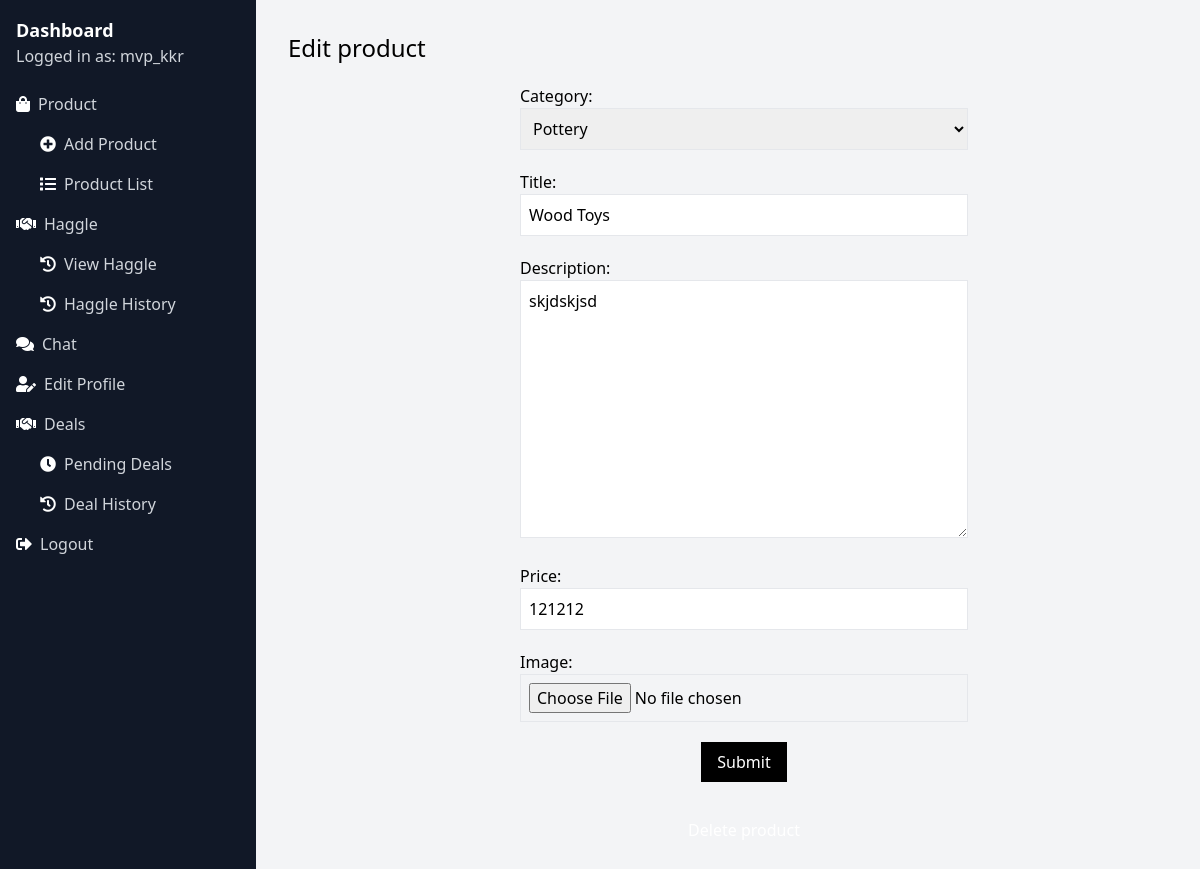
/vendor/my-store/edit-product/1/ (signed in), run on the app's committed database.
### core/models.py (models this page shows, shortened)
class Product(models.Model):
    DRAFT = 'draft'
    WAITING_APPROVAL = 'waitingapproval'
    ACTIVE = 'active'
    DELETED = 'deleted'
    STATUS_CHOICES = (
        (DRAFT, 'Draft'),
        (WAITING_APPROVAL, 'Waiting approval'),
        (ACTIVE, 'Active'),
        (DELETED, 'Deleted'),
    )
    user = models.ForeignKey(User, related_name='products', on_delete=models.CASCADE)
    category = models.ForeignKey(Category, related_name='products', on_delete=models.CASCADE)
    title = models.CharField(max_length=50)
    slug = models.SlugField(max_length=50)
    description = models.TextField(blank=True)
    price = models.IntegerField()
    image = models.ImageField(upload_to='uploads/product_images', blank=True, null=True)
    thumbnail = models.ImageField(upload_to='uploads/product_images/thumbnail', blank=True, null=True)
    created_at = models.DateTimeField(auto_now_add=True)
    updated_at = models.DateTimeField(auto_now=True)
    status = models.CharField(max_length=50, choices=STATUS_CHOICES, default=ACTIVE)
    class Meta:
        ordering = ('-created_at',)

class Category(models.Model):
    title = models.CharField(max_length=50)
    slug = models.SlugField(max_length=50)
    class Meta:
        verbose_name_plural = 'Categories'
    def __str__(self):
        return self.title

### userprofile/views.py (the view)
# urls.py: path('my-store/edit-product/<int:pk>/', views.edit_product, name='edit_product'),
@login_required
def edit_product(request, pk):
    product = Product.objects.filter(user=request.user).get(pk=pk)
    if request.method == 'POST':
        form = ProductForm(request.POST, request.FILES, instance=product)
        if form.is_valid():
            form.save()
            messages.success(request, 'The changes was saved!')
            return redirect('my_store')
    else:
        form = ProductForm(instance=product)
    return render(request, 'userprofile/product.html', {
        'title': 'Edit product',
        'product': product,
        'form': form
    })

### core/forms.py
class ProductForm(forms.ModelForm):
    class Meta:
        model = Product
        fields = ('category', 'title', 'description', 'price', 'image',)
        widgets = {
            'category': forms.Select(attrs={
                'class': 'w-full p-2 border border-gray-200'
            }),
            'title': forms.TextInput(attrs={
                'class': 'w-full p-2 border border-gray-200'
            }),
            'description': forms.Textarea(attrs={
                'class': 'w-full p-2 border border-gray-200'
            }),
            'price': forms.TextInput(attrs={
                'class': 'w-full p-2 border border-gray-200'
            }),
            'image': forms.FileInput(attrs={
                'class': 'w-full p-2 border border-gray-200'
            })
        }

### core/context_processors.py (called while the page is built)
def cart(request):
    return {'cart': Cart(request)}

### userprofile/templates/userprofile/product.html (shortened to what this page needs)
{% extends 'userprofile/base.html' %}
{% block content %}
    <h1 class="text-2xl">{{ title }}</h1>
    <form method="post" action="." enctype="multipart/form-data" class="space-y-5 max-w-md mx-auto">
        {{ form.as_p }}
        <div class="flex justify-center">
            <button class="py-2 px-4 bg-black text-white hover:bg-teal-800">Submit</button>
        </div>
        {% if product %}
            <div class="flex justify-center">
                <a href="{% url 'delete_product' product.id %}" class="mt-2 inline-block py-2 px-4 bg-red text-white">Delete product</a>
            </div>
        {% endif %}
    </form>
{% endblock %}

### userprofile/templates/userprofile/base.html (shortened to what this page needs)
<!DOCTYPE html>
<html lang="en">
<head>
    <link href="https://cdn.jsdelivr.net/npm/tailwindcss@2.2.19/dist/tailwind.min.css" rel="stylesheet">
    <link rel="stylesheet" href="https://cdnjs.cloudflare.com/ajax/libs/font-awesome/5.15.4/css/all.min.css"
/>
</head>
<body class="bg-gray-100 flex h-screen">
    <div class="w-64 bg-gray-900 overflow-y-auto">
        <div class="py-4">
            <h2 class="text-white text-lg font-semibold px-4"><a href="{% url 'my_store' %}">Dashboard</a></h2>
            <p class="text-gray-300 px-4">Logged in as: {{ request.user.username }}</p>
        </div>
        <ul class="sidebar-menu">
            <li>
                <a href="#" class="block text-gray-300 hover:text-white flex items-center px-4 py-2">
                    <i class="fas fa-shopping-bag text-white mr-2"></i>Product
                </a>
                <ul class="ml-8">
                    <li><a href="{% url 'add_product' %}" class="block text-gray-300 hover:text-white pl-2 py-2"><i class="fas fa-plus-circle text-white mr-2"></i>Add Product</a></li>
                    <li><a href="{% url 'my_products' %}" class="block text-gray-300 hover:text-white pl-2 py-2"><i class="fas fa-list text-white mr-2"></i>Product List</a></li>
                </ul>
            </li>
            <li>
                <a href="#" class="block text-gray-300 hover:text-white flex items-center px-4 py-2">
                    <i class="fas fa-handshake text-white mr-2"></i>Haggle
                </a>
                <ul class="ml-8">
                    <li><a href="{% url 'haggle_view' %}" class="block text-gray-300 hover:text-white pl-2 py-2"><i class="fas fa-history text-white mr-2"></i>View Haggle</a></li>
                    <li><a href="{% url 'haggle_history_artisan' %}" class="block text-gray-300 hover:text-white pl-2 py-2"><i class="fas fa-history text-white mr-2"></i>Haggle History</a></li>
                </ul>
            </li>
            <li><a href="{% url 'my_chats' vendor_username=user.username %}" class="block text-gray-300 hover:text-white flex items-center px-4 py-2"><i class="fas fa-comments text-white mr-2"></i>Chat</a></li>
            <li><a href="{% url 'edit_profile_artisan' %}" class="block text-gray-300 hover:text-white flex items-center px-4 py-2"><i class="fas fa-user-edit text-white mr-2"></i>Edit Profile</a></li>
            <li><a href="#" class="block text-gray-300 hover:text-white flex items-center px-4 py-2"><i class="fas fa-handshake text-white mr-2"></i>Deals</a></li>
            <li><a href="{% url 'my_orders' %}" class="block text-gray-300 hover:text-white pl-10 py-2"><i class="fas fa-clock text-white mr-2"></i>Pending Deals</a></li>
            <li><a href="{% url 'deal_history' %}" class="block text-gray-300 hover:text-white pl-10 py-2"><i class="fas fa-history text-white mr-2"></i>Deal History</a></li>
            <li>
                <form action="{% url 'logout_vendor' %}" method="post">
                    <button type="submit" class="block text-gray-300 hover:text-white flex items-center px-4 py-2"><i class="fas fa-sign-out-alt text-white mr-2"></i>Logout</button>
                </form>
            </li>
        </ul>
    </div>
    <div class="flex-1 overflow-y-auto">
        <div class="container mx-4 px-4 py-8">
            {% block content %}{% endblock %}
        </div>
    </div>
</body>
</html>

### data on the page
Product: category "Pottery", description "skjdskjsd", price "121212"
Category: title "Wood Toys"

### other printed values
{{ request.user.username }} "mvp_kkr"
{{ title }} "Edit product"
